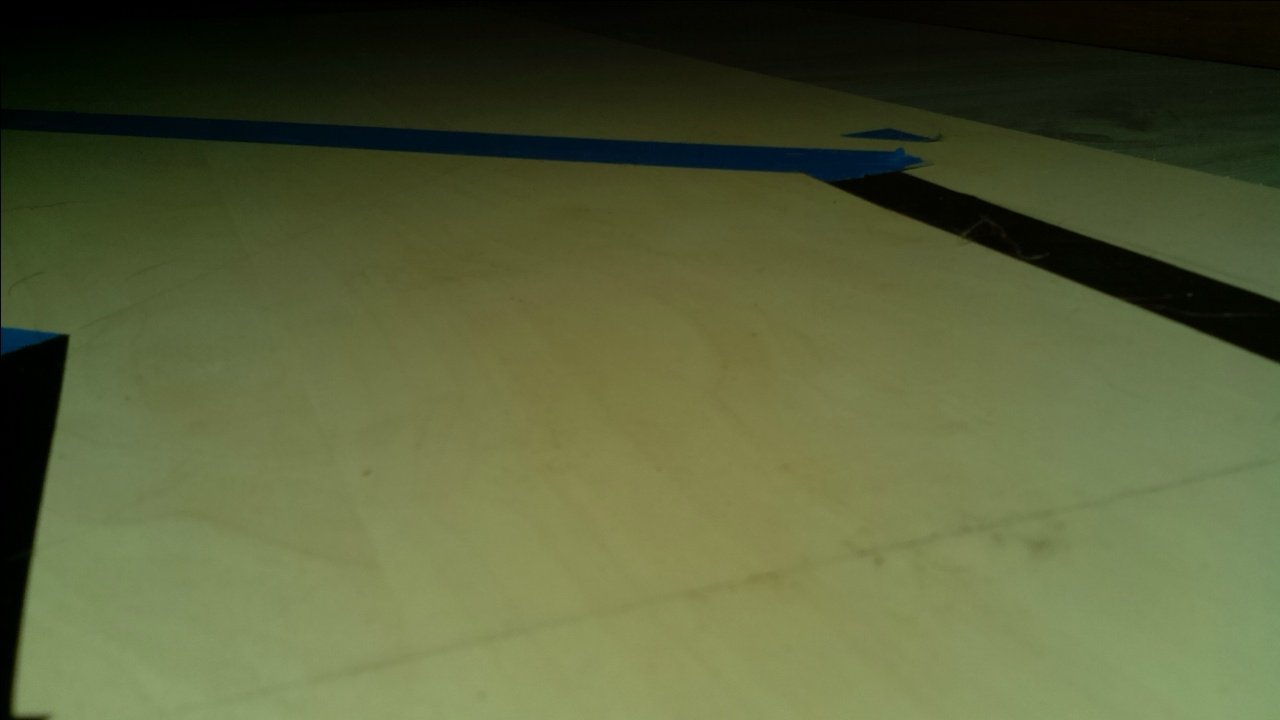
#> input picture test_images/picturer0.jpg, 1280 x 720 px
$ python Decider.py
#> lines starting #> are read from the running program, lines starting #| are printed output that depends on the picture; after the words box and inside, x2 and y2 are one past the last pixel; in counts of white or black regions, pixels touching at a corner belong together; long printed decimals are rounded
import matplotlib.pyplot as plt
import matplotlib.image as impimg
import numpy as np
import cv2
import math
from PIL import Image

def increase_brightness(img, value=30):
    hsv = cv2.cvtColor(img, cv2.COLOR_BGR2HSV)
    h, s, v = cv2.split(hsv)

    lim = 255 - value
    v[v > lim] = 255
    v[v <= lim] += value

    final_hsv = cv2.merge((h, s, v))
    img = cv2.cvtColor(final_hsv, cv2.COLOR_HSV2BGR)
    return img

def increaseContrast(image, alpha, beta):
    new_image = np.zeros(image.shape, image.dtype)

    for y in range(image.shape[0]):
        for x in range(image.shape[1]):
            for c in range(image.shape[2]):
                new_image[y, x, c] = np.clip(alpha * image[y, x, c] + beta, 0, 255)
    return new_image

def region_of_interest(img, vertices):
    # Define a blank matrix that matches the image height/width.
    mask = np.zeros_like(img)

    # defining a 3 channel or 1 channel color to fill the mask with depending on the input image
    if len(img.shape) > 2:
        channel_count = img.shape[2]  # i.e. 3 or 4 depending on your image
        ignore_mask_color = (255,) * channel_count
    else:
        ignore_mask_color = 255

    # filling pixels inside the polygon defined by "vertices" with the fill color
    cv2.fillPoly(mask, vertices, ignore_mask_color)

    # returning the image only where mask pixels are nonzero
    masked_image = cv2.bitwise_and(img, mask)
    return masked_image


def draw_lines(img, lines, color=[255, 0, 0], thickness=3):
    # If there are no lines to draw, exit.
    theta = 0
    for line in lines:
        for x1, y1, x2, y2 in line:
            cv2.line(img, (x1, y1), (x2, y2), color, thickness)
            theta = theta+math.atan2((y2-y1),(x2-x1))
    return img, theta

# [6 lines of commented-out code are left out]
imagePath = 'test_images/picturer0.jpg'


im = Image.open(imagePath)
#> im is the input picture: PIL image 1280x720 RGB; mean R, G, B 86.9, 94.5, 57.3
width, height = im.size
#> width = 1280; height = 720
region_of_interest_vertices = [
    (0, height),
    (0, height ),(width, height),
    (width, height),
]

i = impimg.imread(imagePath)
plt.figure()
plt.imshow(i)
image = i[2:384, 0:5400]
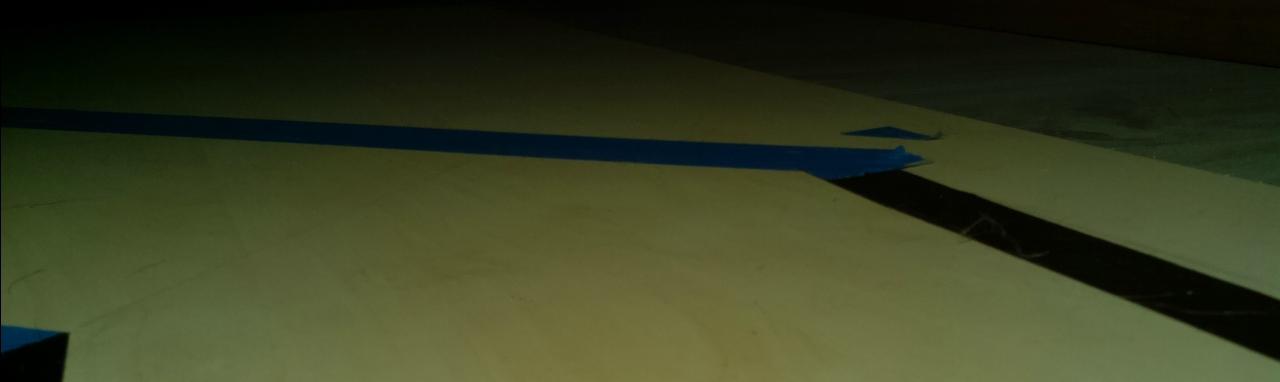
#> image: shape (382, 1280, 3); mean R, G, B 54, 59.8, 32.6

#printing out some stats and plotting
print('This image is:', type(image), 'with dimensions:', image.shape)
#| This image is: <class 'numpy.ndarray'> with dimensions: (382, 1280, 3)


plt.figure()
plt.imshow(image)

#image = increase_brightness(image, value=80)
#image = increaseContrast(image, 1.0, 50)
plt.figure()
plt.imshow(image)
gray_image = cv2.cvtColor(image, cv2.COLOR_RGB2GRAY)
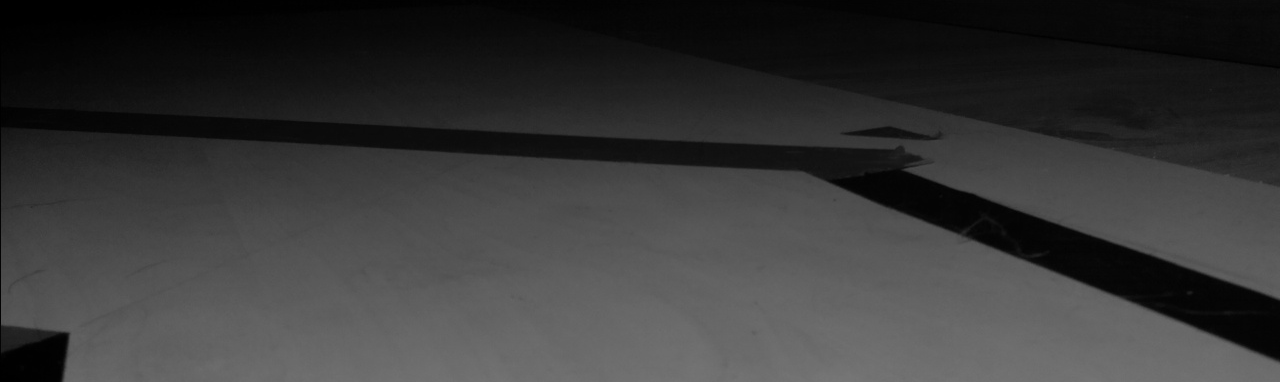
#> gray_image: shape (382, 1280); min 0, max 119, mean 55
plt.figure()
plt.imshow(gray_image)


cannyed_image = cv2.Canny(gray_image, 100, 200)
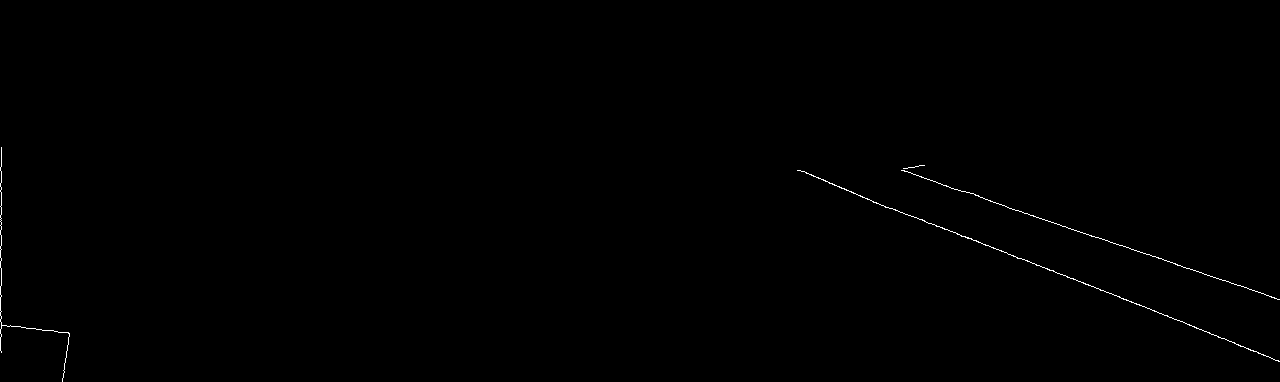
#> cannyed_image: shape (382, 1280); 0.26% white in thin lines or dots, all inside (x1, y1, x2, y2) = (0, 147, 1280, 382)
plt.figure()
plt.imshow(cannyed_image)
cropped_image = region_of_interest(cannyed_image,np.array([region_of_interest_vertices],np.int32),)
#> in region_of_interest, `cv2.fillPoly(mask, vertices, ignore_mask_color)`: mask: shape (382, 1280); every value is 0
plt.figure()
plt.imshow(cannyed_image)
size = cropped_image.shape
#> size = (382, 1280)
#Cada 20 lineas, calcular distancia al 255 por la izquierda y por la derecha
#izda = distizda + izda, lo mismo con la dcha (range(10, 0, -1))
#ida/mediciones realizadas, lo mismo con la dcha
#tomar decision
cropped_image = cannyed_image
muestras = 0
dist_izda = 0
dist_dcha = 0
print(size[0])
#| 382
for i in range(size[0]-1,200, -10):

    izda = 0
    for x in (range(int(size[1]/2), 0, -1)):
        if cropped_image[i][x] == 255:
            break
        else:
            izda = izda +1
    dcha = 0
    for x in (range(int(size[1] / 2), size[1])):
        if cropped_image[i][x] == 255:
            break
        else:
            dcha = dcha + 1
    dist_izda = dist_izda + izda
    dist_dcha = dist_dcha + dcha
    muestras = muestras +1
#> after the loop, dist_dcha = 8710; dist_izda = 11772; muestras = 19

dist_dcha = dist_dcha/muestras
#> dist_dcha = 458.4
dist_izda = dist_izda/muestras
#> dist_izda = 619.6


print(cropped_image.shape)
#| (382, 1280)
print(dist_izda, dist_dcha)
#| 619.579 458.421
if (abs(dist_izda - dist_dcha) >= 50):
    if (dist_izda > dist_dcha):
        print('left')
    else:
        print('right')
else:
    print('straight')

plt.show()

#recta: 472, 381
#curvadcha: 521, 511
#curvaizda:  593, 293
#semibuena: 435,426

$ run again, with test_images/picture0.jpg copied over test_images/picturer0.jpg
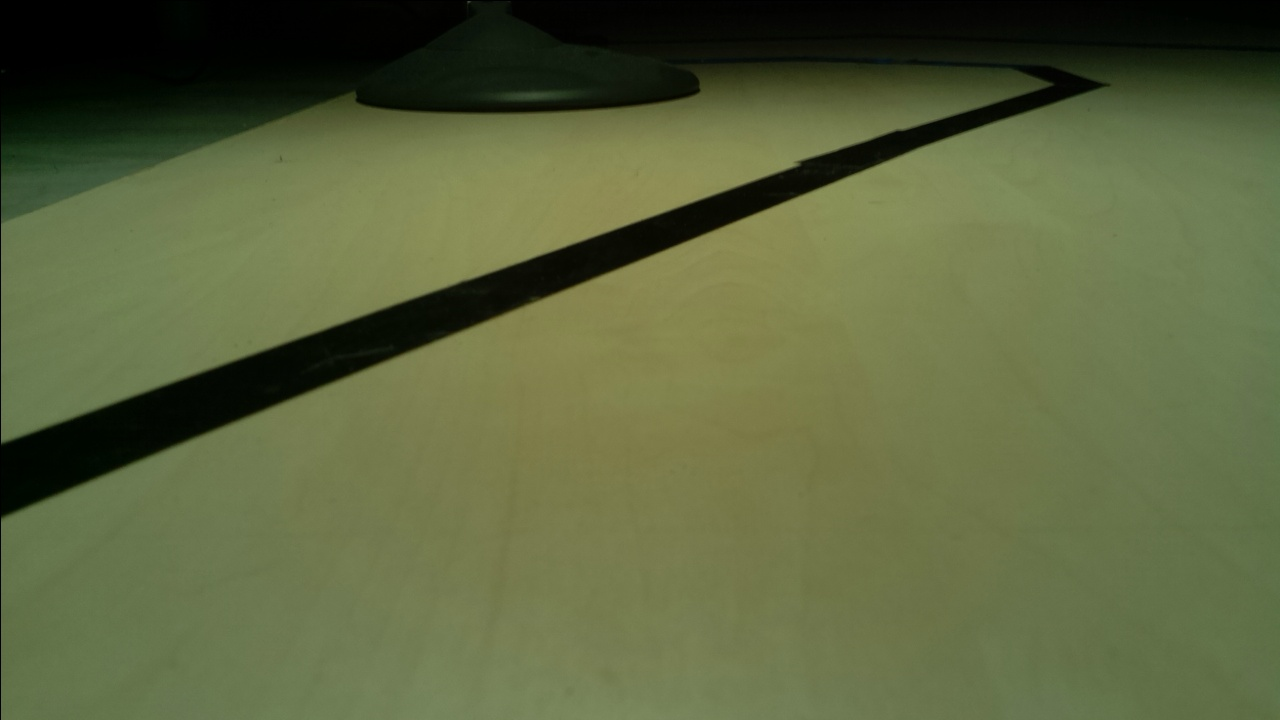
#> input picture test_images/picture0.jpg, 1280 x 720 px
#> im is the input picture: PIL image 1280x720 RGB; mean R, G, B 92.5, 101.1, 63
#| This image is: <class 'numpy.ndarray'> with dimensions: (382, 1280, 3)
#> `gray_image = cv2.cvtColor(image, cv2.COLOR_RGB2GRAY)`:
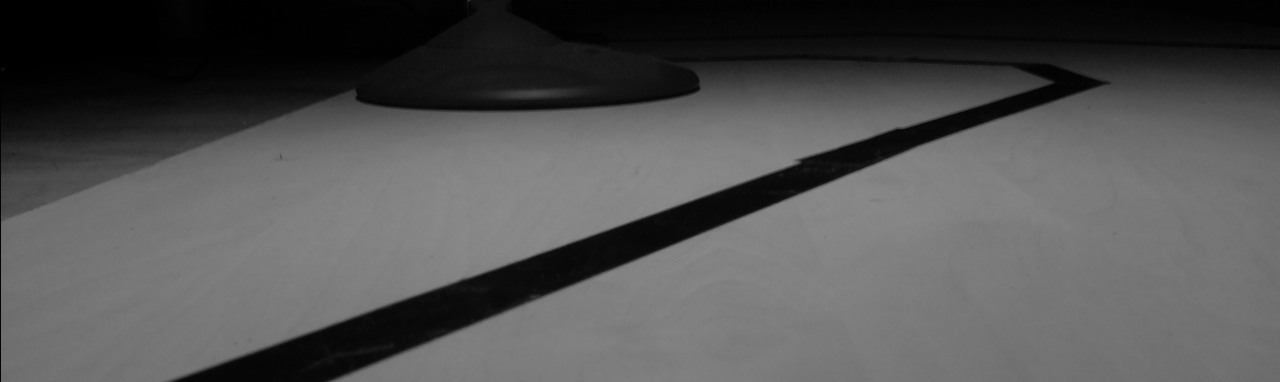
#> gray_image: shape (382, 1280); min 0, max 140, mean 82.5
#> `cannyed_image = cv2.Canny(gray_image, 100, 200)`:
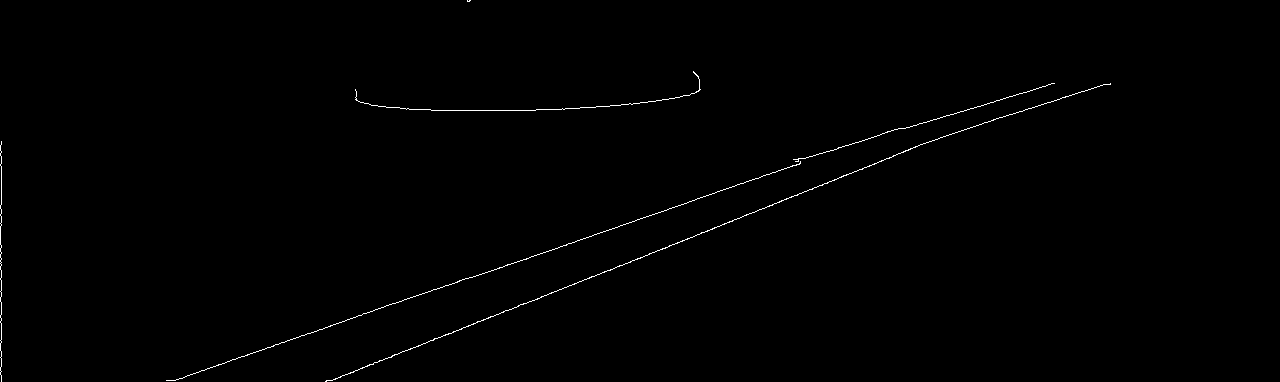
#> cannyed_image: shape (382, 1280); 0.5% white in thin lines or dots, all inside (x1, y1, x2, y2) = (0, 0, 1111, 382)
#> mask: shape (382, 1280); every value is 0
#| 382
#| (382, 1280)
#| 187.316 452.579

$ run again, with test_images/picture1.jpg copied over test_images/picturer0.jpg
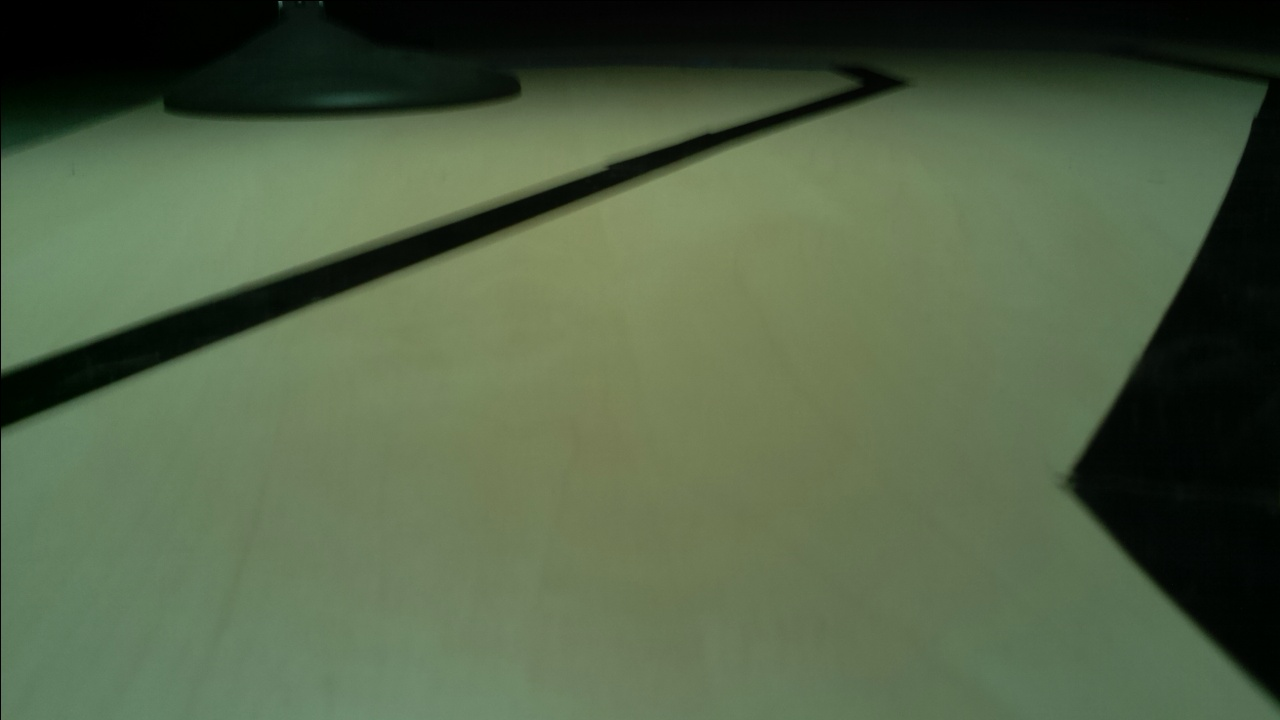
#> input picture test_images/picture1.jpg, 1280 x 720 px
#> im is the input picture: PIL image 1280x720 RGB; mean R, G, B 82.4, 98, 70.8
#| This image is: <class 'numpy.ndarray'> with dimensions: (382, 1280, 3)
#> `gray_image = cv2.cvtColor(image, cv2.COLOR_RGB2GRAY)`:
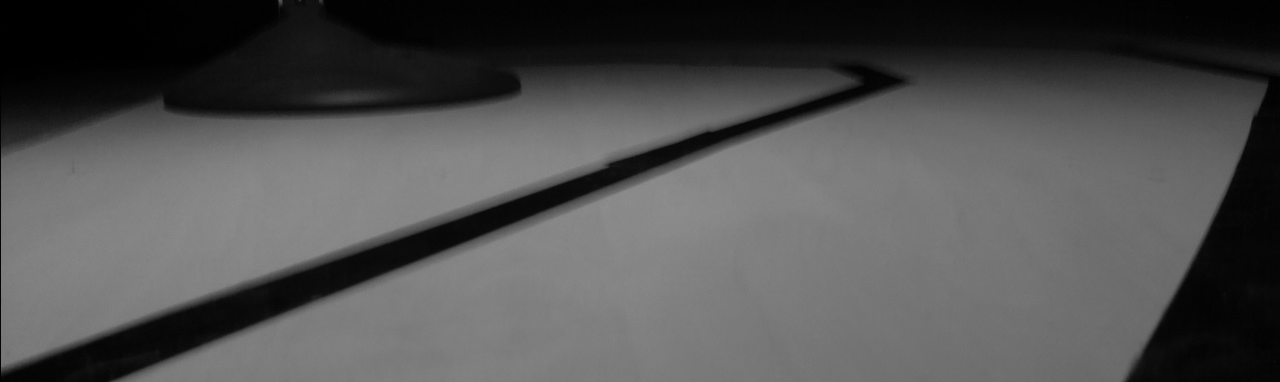
#> gray_image: shape (382, 1280); min 0, max 142, mean 80.8
#> `cannyed_image = cv2.Canny(gray_image, 100, 200)`:
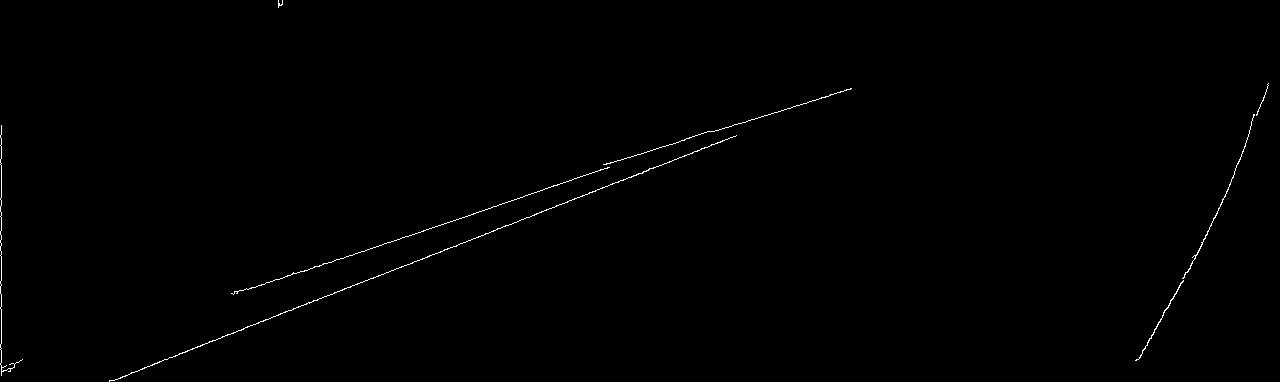
#> cannyed_image: shape (382, 1280); 0.42% white in thin lines or dots
#> mask: shape (382, 1280); every value is 0
#| 382
#| (382, 1280)
#| 300.737 558.579
